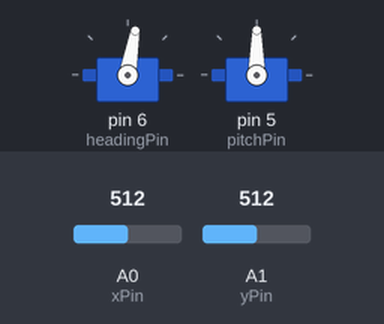
A sketch run on a simulated Arduino Uno, built with avr-gcc and run on an emulated ATmega328P. On the bench: 2 × servo. The inputs (shaded band) are chosen by the test bench; at power-on: A0 (xPin) = 512, A1 (yPin) = 512.

Above: at 1.2 s.
1.3 s: A0 (xPin) set to 716
At 2.5 s:
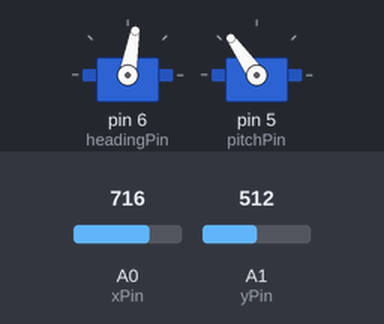
2.8 s: A1 (yPin) set to 716
At 3.9 s:
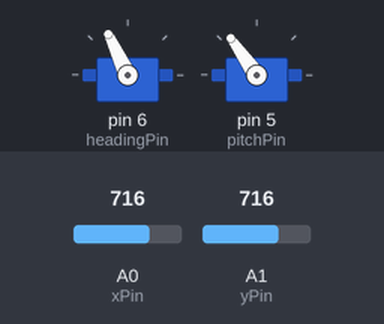
4.3 s: A0 (xPin) set to 900
At 5.0 s:
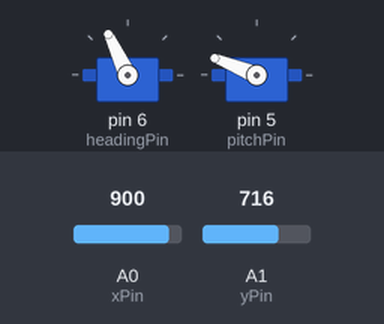
5.8 s: A1 (yPin) set to 900
At 6.2 s:
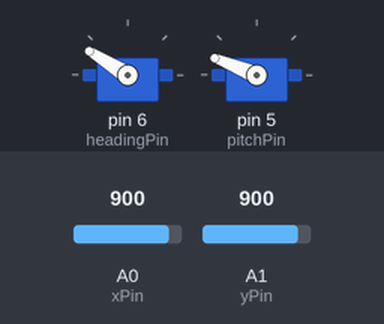
7.3 s: A0 (xPin) set to 1023
At 8.5 s:
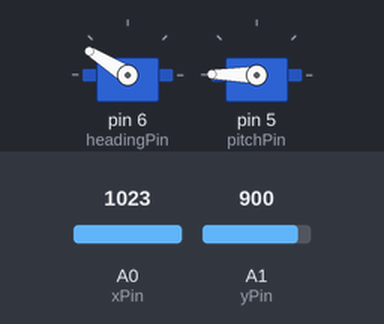
8.8 s: A1 (yPin) set to 1023
At 9.6 s:
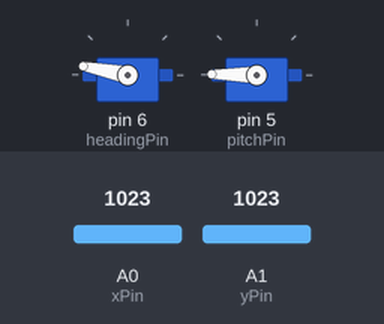
Timing chart, 0 to 11.3 s (numbered marks = the images above; inputs shaded):
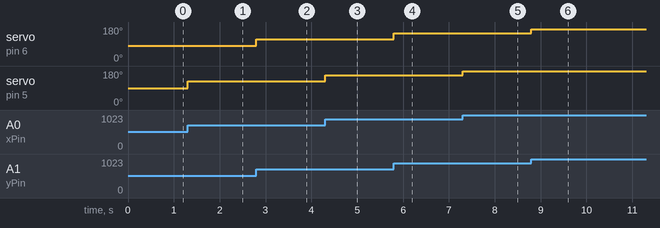

The sketch:

Vaginosity_manual_front.ino
```cpp
#include <Servo.h>


int headingPin = 6;
int pitchPin = 5;

int xPin = A0;
int yPin = A1;

int pitchCal = 0;
int headingCal = -10;

Servo headingServo;
Servo pitchServo;

void setup() {
  // declare the ledPin as an OUTPUT:
  pinMode(headingPin, OUTPUT);
  pinMode(pitchPin, OUTPUT);

  Serial.begin(9600);

  headingServo.attach(6);
  pitchServo.attach(5);
}

void loop() {
  float xValue = analogRead(xPin);
  float yValue = analogRead(yPin);

//  headingServo.write(90 + (xValue - 512) * 90 / 512);
  float pv = pitchCal + 90 + (xValue - 512) * 90.0 / 512.0;
  float hv = headingCal + 90 + (yValue - 512) * 90.0 / 512.0;
  if (hv < 0) hv = 0; if (pv < 0) pv = 0;
  if (hv > 180) hv = 180; if (pv > 180) pv = 180;
  pitchServo.write(pv);
  headingServo.write(hv);
//  headingServo.write(10 + (millis() - 2000) / 250);// + (xValue - 512) * 90 / 512);
//  pitchServo.write(90);// + (yValue - 512) * 90 / 512);

}
```

Measured:
- after the input at 1.3 s, servo on pin 5 (pitchPin): 90° → 125° at once
- after the input at 2.8 s, servo on pin 6 (headingPin): 80° → 115° at once
- after the input at 4.3 s, servo on pin 5 (pitchPin): 125° → 158° at once
- after the input at 5.8 s, servo on pin 6 (headingPin): 115° → 148° at once
- after the input at 7.3 s, servo on pin 5 (pitchPin): 158° → 179° at once
- after the input at 8.8 s, servo on pin 6 (headingPin): 148° → 169° at once
